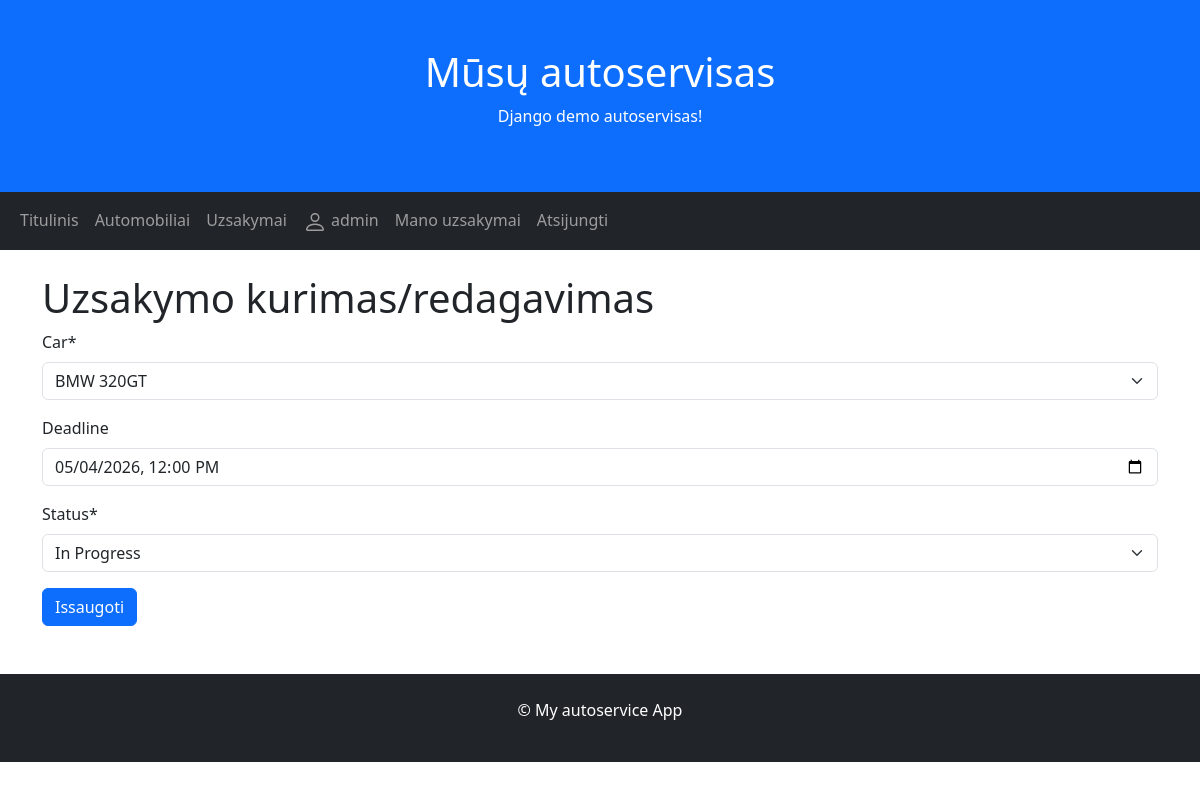
Screenshot of /orders/3/update (signed in) with the database file from the repository.
### autoservice/models.py (models this page shows, shortened)
class Order(models.Model):
    date = models.DateField(auto_now_add=True)
    car = models.ForeignKey(to="Car", on_delete=models.CASCADE)
    client = models.ForeignKey(to=User, on_delete=models.CASCADE)
    deadline = models.DateTimeField(null=True, blank=True)
    STATUS_CHOICES = [
        ('a', 'Administered'),
        ('k', 'Cancelled'),
        ('i', 'In Progress'),
        ('c', 'Completed'),
    ]
    status = models.CharField(choices=STATUS_CHOICES, default='a')

### autoservice/views.py (the view, shortened to what this page needs)
# urls.py: path('orders/<int:pk>/update', views.OrderUpdateView.as_view(), name='orders_update'),
class OrderUpdateView(LoginRequiredMixin, UserPassesTestMixin, generic.UpdateView):
    model = Order
    template_name = "order_from.html"
    form_class = OrderCreateUpdateForm
    def test_func(self):
        return self.get_object().client == self.request.user

### autoservice/forms.py
class OrderCreateUpdateForm(forms.ModelForm):
    class Meta:
        model = Order
        fields = ['car', 'deadline', 'status']
        widgets = {'deadline': forms.DateTimeInput(attrs={'type': 'datetime-local'},
                                                   format='%Y-%m-%dT%H:%M')}

### autoservice/models.py (called while the page is built)
    def __str__(self):
        return f"{self.make} {self.model}"

### autoservice/templates/order_from.html (shortened to what this page needs)
{% extends 'base.html' %}
{% block content %}
<h1>Uzsakymo kurimas/redagavimas</h1>
<form method="post">
    {% load crispy_forms_tags %}
    {{ form | crispy }}
    <button type="submit" class="btn btn-primary">Issaugoti</button>
</form>
{% endblock %}

### autoservice/templates/base.html (shortened to what this page needs)
<!DOCTYPE html>
<html lang="en">
<head>
    <link href="https://cdn.jsdelivr.net/npm/bootstrap@5.3.2/dist/css/bootstrap.min.css" rel="stylesheet">
    {% load static %}
</head>
<body>
<div class="p-5 bg-primary text-white text-center">
    <h1>Mūsų autoservisas</h1>
    <p>Django demo autoservisas!</p>
</div>
<nav class="navbar navbar-expand-sm bg-dark navbar-dark">
    <div class="container-fluid">
        <div class="collapse navbar-collapse" id="mynavbar">
        <ul class="navbar-nav me-auto">
            <li class="nav-item">
                <a class="nav-link" href="{% url 'index' %}">Titulinis</a>
            </li>
                        <li class="nav-item">
                <a class="nav-link" href="{% url 'cars' %}">Automobiliai</a>
            </li>
            <li class="nav-item">
                <a class="nav-link" href="{% url 'orders' %}">Uzsakymai</a>
            </li>
            {% if user.is_authenticated %}
            <li class="nav-item"><a class="nav-link" href="#">
            {{ user.get_username }}</a>
            </li>
            <li class="nav-item">
                <a class="nav-link" href="{% url 'userorders' %}">Mano uzsakymai</a>
            </li>
            <li class="nav-item">
                <form method="post" action="{% url 'logout' %}">
                    <button class="nav-link" type="submit">Atsijungti</button>
                </form>
            </li>
          {% else %}
            <li class="nav-item"><a class="nav-link" href="{% url 'login'%}">Prisijungti</a></li>
          {% endif %}
        </ul>
        </div>
    </div>
</nav>
<div class="container mt-4">
    <div class="row">
        <div class="col-sm">
            {% block content %}{% endblock %}
        </div>
    </div>
</div>
<div class="mt-5 p-4 bg-dark text-white text-center">
    <p>© My autoservice App</p>
</div>
</body>
</html>

### rows the page displays
Order: car "BMW 320GT", deadline "05/04/2026 12:00", status "In Progress"

### other values shown
{{ user.get_username }} "admin"
